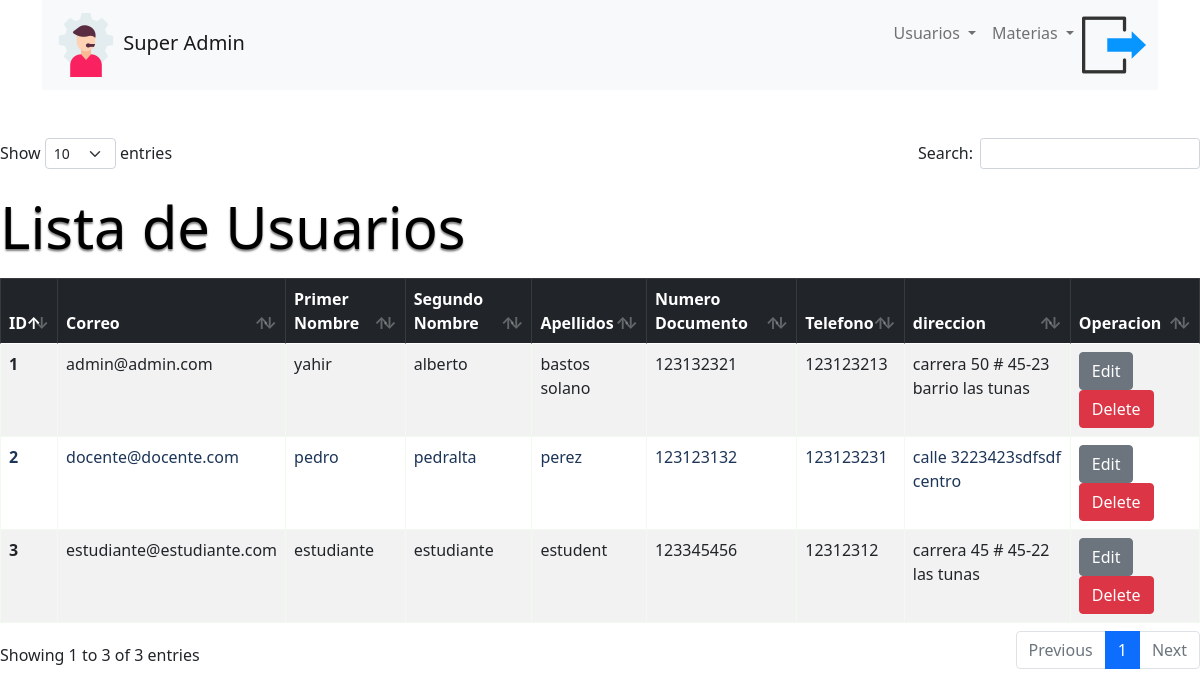
Page /consultarUsers (signed in) on the earlier database version.
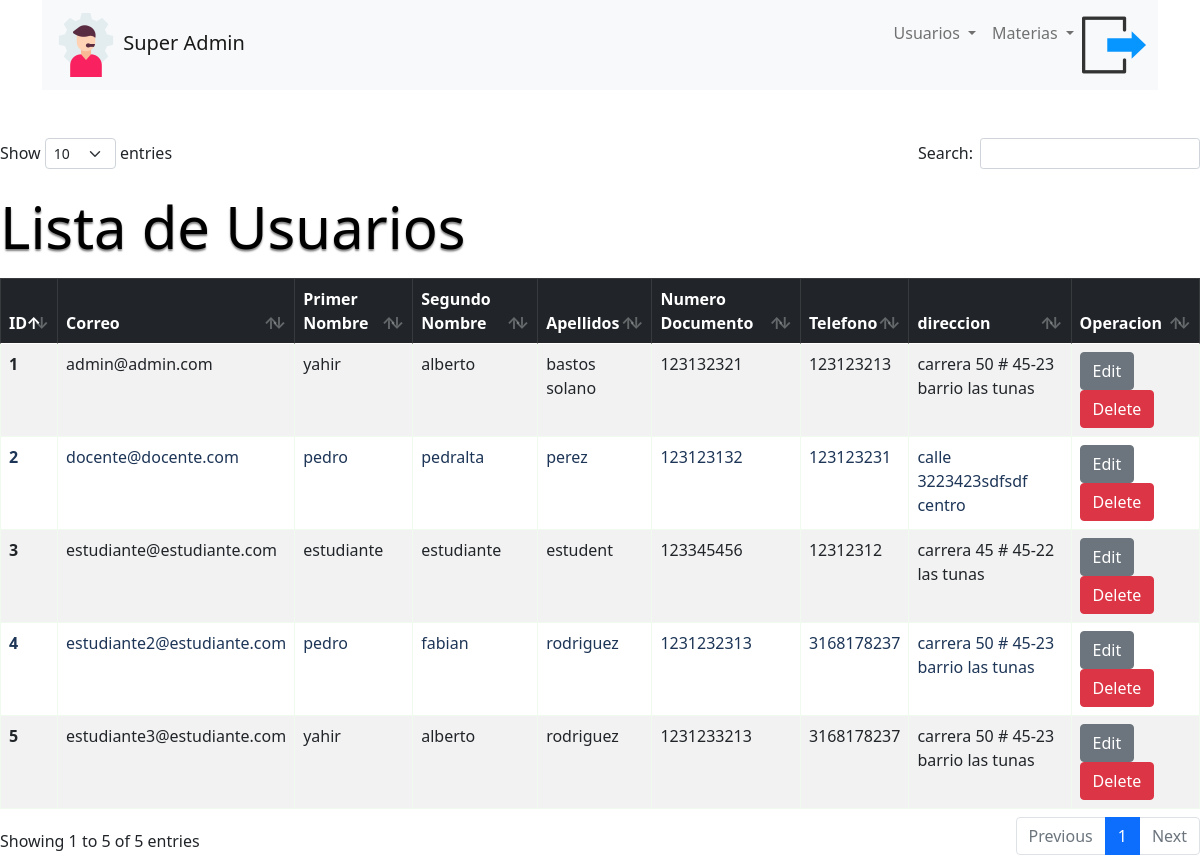
Same page on the later database version.
### tables this page shows
CREATE TABLE usuario (
	idUsuario INTEGER PRIMARY KEY AUTOINCREMENT   NOT NULL ,
	correo VARCHAR(100) NOT NULL ,
	contrasenia VARCHAR(255) NOT NULL ,
	primerNombre VARCHAR(50) NOT NULL ,
	segundoNombre VARCHAR(50) NOT NULL ,
	Apellidos VARCHAR(70) NOT NULL ,
	numDocumento VARCHAR(15) NOT NULL ,
	telefono VARCHAR(15) NOT NULL ,
	direccion VARCHAR(100) NOT NULL ,
	idTipoUsuario INTEGER NOT NULL ,
	FOREIGN KEY (idTipoUsuario) REFERENCES tipoUsuario(idTipoUsuario)
);

### app.py (the view)
@app.route('/consultarUsers')
def consultarUsers():
    db = get_db()
    cur = db.cursor()
    sQuery = "SELECT * FROM usuario"
    cur.execute(sQuery)
    data = cur.fetchall()
    cur.close()
    return render_template("superadmin/consultarUser.html", usuarios = data)

### app.py (called while the page is built)
@app.before_request
def antes_de_cada_ruta():
    ruta = request.path
    if not 'usuario' in session and ruta != "/login" and ruta != "/" and ruta != "/logout" and not ruta.startswith("/static"):
        flash("Inicia sesión para continuar")
        return redirect("/login")

### conexion.py (called while the page is built)
def get_db():
    try:
        if 'db' not in g:
            g.db=sqlite3.connect(DATABASES)
        return g.db
    except Error:
        print(Error)

### templates/superadmin/consultarUser.html (shortened to what this page needs)
{% extends 'base2.html' %}
{% block body %}
<div class="table-responsive mt-5">
<table id="consultaUser" class="table caption-top table-color table-striped table-bordered">
    <caption class="section-title-two">Lista de Usuarios</caption>
    <thead>
      <tr class="table-dark">
        <th scope="col">ID</th>
        <th scope="col">Correo</th>
        <th scope="col">Primer Nombre</th>
        <th scope="col">Segundo Nombre</th>
        <th scope="col">Apellidos</th>
        <th scope="col">Numero Documento</th>
        <th scope="col">Telefono</th>
        <th scope="col">direccion</th>
        <th scope="col">Operacion</th>
      </tr>
    </thead>
    <tbody>
        {% for user in usuarios %}
        <tr>
            <th scope="row">{{ user[0] }}</th>
            <td>{{ user[1] }}</td>
            <td>{{ user.3 }}</td>
            <td>{{ user.4 }}</td>
            <td>{{ user.5 }}</td>
            <td>{{ user.6 }}</td>
            <td>{{ user.7 }}</td>
            <td>{{ user.8 }}</td>
            <td>
                <a href="/editUser/{{ user.0 }}" class="btn btn-secondary">Edit</a>
                <a href="/deleteUser/{{ user.0 }}" class="btn btn-danger btn-delete">Delete</a>
            </td>
        </tr>
        {% endfor %}
    </tbody>
  </table>
</div>
{% endblock %}

### templates/base2.html (shortened to what this page needs)
<!DOCTYPE html>
<html lang="es">
<head>
    <link href="{{url_for('static', filename = 'css/bootstrap.min.css')}}" rel="stylesheet">
    <link href="{{url_for('static', filename = 'css/main.css')}}" rel="stylesheet">
    <link rel="stylesheet" type="text/css" href="{{url_for('static', filename = 'js/datatables.css')}}"/>
</head>
<body id="body">
    <div class="container">
        <nav class="navbar navbar-expand-lg navbar-light bg-light">
          <div class="container-fluid">
            <a class="navbar-brand" href="{{ url_for('irAdmin') }}">
              <img src="{{url_for('static', filename = 'images/icons/admin.png')}}" alt="" class="d-inline-block align-text-center img-fluid">
              Super Admin
            </a>
              <div class="collapse navbar-collapse" id="navbarNavDropdown">
                <ul class="navbar-nav ms-auto">
                  <li class="nav-item dropdown">
                    <a class="nav-link dropdown-toggle" href="#" id="navbarDropdownMenuLink" role="button" data-bs-toggle="dropdown" aria-expanded="false">
                      Usuarios
                    </a>
                  </li>
                  <li class="nav-item dropdown">
                    <a class="nav-link dropdown-toggle" href="#" id="navbarDropdownMenuLink" role="button" data-bs-toggle="dropdown" aria-expanded="false">
                      Materias
                    </a>
                  </li>
                  <li class="nav-item">
                    <a href="{{ url_for('logout') }}" class="twitter">
                        <img src="{{url_for('static', filename = 'images/icons/logout.png')}}" class="img-fluid" alt="Icono de salir aplicacion">
                    </a>
                  </li>
                </ul>
              </div>
          </div>
        </nav>
      </div>
{% block body %}
{% endblock %}
</body>
</html>

### static/css/main.css (style rules this page uses)
.section-title-two { font-size: clamp(1.2rem,calc(1rem + 3.5vw),4rem); text-shadow: 0 2px 2px rgba(0,0,0,.5); color: black; }
.table-color { color: #1d3557; border-color: #f1faee; }

### static/js/datatables.css (style rules this page uses)
table.dataTable { clear: both; margin-top: 6px !important; margin-bottom: 6px !important; max-width: none !important; border-collapse: separate !important; border-spacing: 0; }
table.dataTable td, table.dataTable th { -webkit-box-sizing: content-box; box-sizing: content-box; }
table.dataTable > thead > tr > th:not(.sorting_disabled), table.dataTable > thead > tr > td:not(.sorting_disabled) { padding-right: 30px; }
table.dataTable > thead .sorting, table.dataTable > thead .sorting_asc, table.dataTable > thead .sorting_desc, table.dataTable > thead .sorting_asc_disabled, table.dataTable > thead .sorting_desc_disabled { cursor: pointer; position: relative; }
table.dataTable > thead .sorting:before, table.dataTable > thead .sorting:after, table.dataTable > thead .sorting_asc:before, table.dataTable > thead .sorting_asc:after, table.dataTable > thead .sorting_desc:before, table.dataTable > thead .sorting_desc:after, table.dataTable > thead .sorting_asc_disabled:before, table.dataTable > thead .sorting_asc_disabled:after, table.dataTable > thead .sorting_desc_disabled:before, table.dataTable > thead .sorting_desc_disabled:after { position: absolute; bottom: 0.5em; display: block; opacity: 0.3; }
table.dataTable > thead .sorting:before, table.dataTable > thead .sorting_asc:before, table.dataTable > thead .sorting_desc:before, table.dataTable > thead .sorting_asc_disabled:before, table.dataTable > thead .sorting_desc_disabled:before { right: 1em; content: "↑"; }
table.dataTable > thead .sorting:after, table.dataTable > thead .sorting_asc:after, table.dataTable > thead .sorting_desc:after, table.dataTable > thead .sorting_asc_disabled:after, table.dataTable > thead .sorting_desc_disabled:after { right: 0.5em; content: "↓"; }
table.dataTable > thead .sorting_asc:before, table.dataTable > thead .sorting_desc:after { opacity: 1; }
table.table-bordered.dataTable { border-right-width: 0; }
table.table-bordered.dataTable thead tr:first-child th, table.table-bordered.dataTable thead tr:first-child td { border-top-width: 1px; }
table.table-bordered.dataTable th, table.table-bordered.dataTable td { border-left-width: 0; }
table.table-bordered.dataTable th:first-child, table.table-bordered.dataTable th:first-child, table.table-bordered.dataTable td:first-child, table.table-bordered.dataTable td:first-child { border-left-width: 1px; }
table.table-bordered.dataTable th:last-child, table.table-bordered.dataTable th:last-child, table.table-bordered.dataTable td:last-child, table.table-bordered.dataTable td:last-child { border-right-width: 1px; }
table.table-bordered.dataTable th, table.table-bordered.dataTable td { border-bottom-width: 1px; }
table.dataTable.table-striped > tbody > tr:nth-of-type(2n+1) { --bs-table-accent-bg: transparent; }
table.dataTable.table-striped > tbody > tr.odd { --bs-table-accent-bg: var(--bs-table-striped-bg); }

Differences in the rows shown:
added usuario: idUsuario "4", correo "estudiante2@estudiante.com", primerNombre "pedro", segundoNombre "fabian", Apellidos "rodriguez", numDocumento "1231232313", telefono "3168178237", direccion "carrera 50 # 45-23 barrio las tunas"
added usuario: idUsuario "5", correo "estudiante3@estudiante.com", primerNombre "yahir", segundoNombre "alberto", Apellidos "rodriguez", numDocumento "1231233213", telefono "3168178237", direccion "carrera 50 # 45-23 barrio las tunas"
Other differences:
text written by a page script: "Show entries Search: Showing 1 to 3 of 3 entries Previous 1 Next" → "Show entries Search: Showing 1 to 5 of 5 entries Previous 1 Next"
